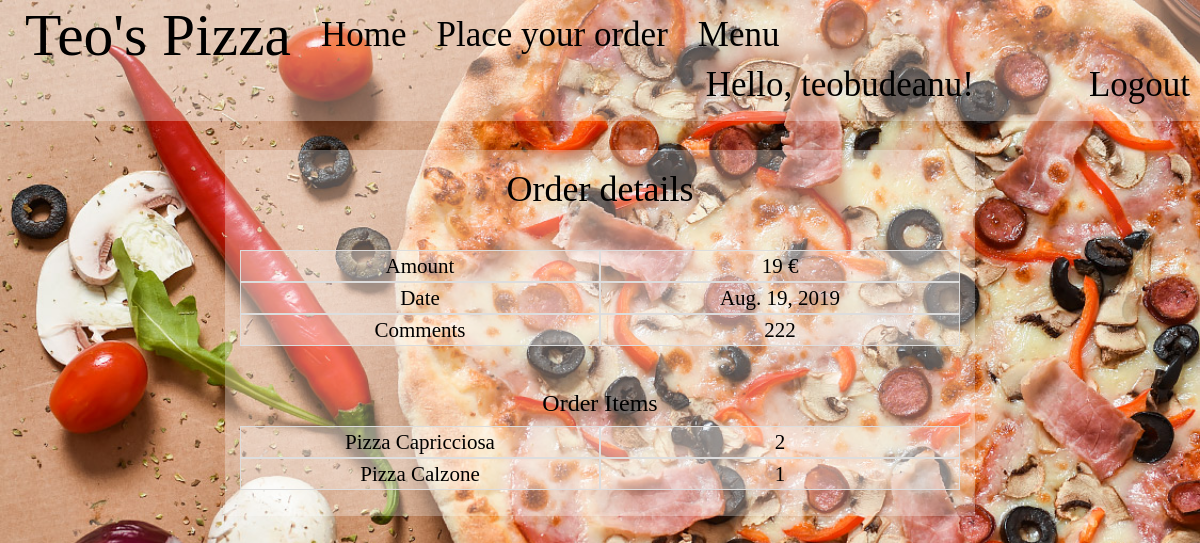
The app's page /order/order_details/130/ (signed in) with its own data.
### order/models.py (models this page shows, shortened)
class Order(models.Model):
    user = models.ForeignKey(User, on_delete=models.CASCADE)
    address = models.CharField(max_length = 30, blank=True, null=True)
    comment = models.TextField(blank=True, null=True)
    date = models.DateField(auto_now_add=True)
    confirmed = models.BooleanField(default=False)
    paid = models.BooleanField(default=False)
    objects = OrdersQuerySet.as_manager()
    class Meta:
        ordering = ['-id']
    def get_amount(self):
        return sum([Pizza.objects.get(pk=ol.pizza_type.id).price * ol.quantity for ol in self.order_items.all()])

class OrderItem(models.Model):
    pizza_type = models.ForeignKey(Pizza, on_delete=models.CASCADE, blank=True, null=True)
    quantity = models.IntegerField(default='0')
    order = models.ForeignKey(Order, related_name='order_items',
                                    on_delete=models.CASCADE)

class Pizza(models.Model):
    name = models.CharField (max_length = 30)
    description = models.TextField()
    price = models.IntegerField()
    img_url = models.CharField(max_length = 50, default = "bg1.jpg")
    stock = models.IntegerField(default = '0')
    class Meta:
        ordering = ['name']
    def get_absolute_url(self):
        return reverse('pizza_details', args=[self.id])

### order/views.py (the view)
# urls.py: re_path(r'^order_details/(?P<pk>\d+)/$', OrderDetails.as_view(), name="order_details"),
@method_decorator(login_required, name='dispatch')
class OrderDetails(RetrieveAPIView):
    renderer_classes = [TemplateHTMLRenderer]
    template_name = 'orders/order_details.html'
    serializer_class = OrderSerializer
    def get_queryset(self):
        return Order.objects.all()
    def get_object(self, queryset=None):
        if queryset is None:
            queryset = self.get_queryset()
        pk = self.kwargs['pk']
        queryset = queryset.filter(pk=pk)
        try:
            obj = queryset.get()
        except queryset.model.DoesNotExist:
            return None
        return obj
    def get(self, request,*args, **kwargs):
        order = self.get_object()
        if(order!=None):
            if not request.user == order.user:
                text = "You are not authorized to access this Order"
                return Response({'text': text}, template_name = 'error.html',
                                                 status=status.HTTP_404_NOT_FOUND)
            order_items = OrderItem.objects.all().filter(order=order)
            order_serializer = OrderSerializer(order)
            order_items_serializer = OrderItemSerializer(order_items)
            return Response({'order': order, 'order_items': order_items},
                                                    status=status.HTTP_200_OK)
        else:
            text = "We couldn't find the Order you requested."
            return Response({'text':text}, template_name = 'error.html',
                                             status=status.HTTP_404_NOT_FOUND)

### order/templatetags/pizza_extras.py (called while the page is built)
@register.inclusion_tag('orders/pizza_listing.html')
def pizza_list():
    pizzas = Pizza.objects.all()
    return {'pizza_list' : pizzas}

### templates/orders/order_details.html (shortened to what this page needs)
{% extends 'base.html' %}
{% load crispy_forms_tags %}
{% block styling %}
{{ block.super }}
{% endblock styling %}
{% block content %}
<h1>Order details</h1><br>
  <div class="form-row">
    <div class="col-sm-6 table-bordered">Amount</div>
    <div class="col-sm-6 table-bordered">{{ order.get_amount }} &euro;</div>
  </div>
  <div class="form-row">
    <div class="col-sm-6 table-bordered">Date</div>
    <div class="col-sm-6 table-bordered">{{ order.date }}</div>
  </div>
  {% if order.comment != "x" %}
  <div class="form-row">
    <div class="col-sm-6 table-bordered">Comments</div>
    <div class="col-sm-6 table-bordered">{{ order.comment }}</div>
  </div>
  {% else %}
  <div class="form-row">
    <div class="col-sm-6 table-bordered">Comments</div>
    <div class="col-sm-6 table-bordered">None</div>
  </div>
  {% endif %}
<br><br><br><br>
  <h3>Order Items</h3>
  {% for ol in order_items %}
  <div class="form-row">
    <div class="col-sm-6 table-bordered" >
      {{ ol.pizza_type.name }}
    </div>
    <div class="col-sm-6 table-bordered">
      {{ ol.quantity }}
    </div>
  </div>
  {% endfor %}
<br><br><br>
{% endblock %}

### templates/base.html (shortened to what this page needs)
{% load static %}
{% load pizza_extras %}
<!DOCTYPE html>
<html lang="en">
<head>
  <link rel="stylesheet" href="https://maxcdn.bootstrapcdn.com/bootstrap/3.4.0/css/bootstrap.min.css">
  <link rel="stylesheet" href="https://maxcdn.bootstrapcdn.com/bootstrap/3.3.5/css/bootstrap.min.css">
  {% block styling %}
    <link rel="stylesheet" href="/static/css/basestyle.css">
  {% endblock styling %}
</head>
<body>
<nav class="navbar transparent navbar-fixed-top">
  <div class="navbar-header">
    <a class="navbar-brand navbutton" href="{% url 'welcome' %}">Teo's Pizza</a>
  </div>
  <div class="collapse navbar-collapse">
  <ul class="nav navbar-nav">
    <li><a class="navbutton" href="{% url 'client_home' %}">Home</a></li>
    <li><a class="navbutton" href="{% url 'place_order' %}">Place your order</a></li>
    <li class="dropdown"><a class="dropdown-toggle navbutton" data-toggle="dropdown" href="#">Menu</a>
     </li>
   </ul>
   <ul class="nav navbar-nav navbar-right">
          {% if user.is_authenticated %}
            <li><div id="hello">Hello, {{ user }}!</div></li>
            <li><a class="navbutton" href="{% url "client_logout" %}">Logout</a></li>
          {% else %}
            <li><a class="navbutton" href="{% url "client_login" %}">Login</a></li>
          {% endif %}
   </ul>
   </div>
</nav>
<div class="container container-bg">
      {% block content %}
      {% endblock %}
</div>
</body>
</html>

### static/css/basestyle.css (style rules this page uses)
body { color: black; text-align: center; background: url(../img/bg1.jpg); background-repeat: no-repeat; background-size: cover; background-attachment: fixed; }
.navbar-fixed-top.transparent { padding:10px; background: rgba(255, 255, 255, 0.3); font-family: "Marker Felt"; font-size: 35px; }
.navbar-brand { font-size:170%; }
.dropdown { width = 300px; }
.navbutton { color: black !important; }
#hello { color: black; margin-right: 100px; }

### templates/orders/order_details.html (style rules this page uses)
.container { margin-top: 150px; font-family: "Chalkduster"; font-size: 150%; max-width:750px; background: rgba(255, 255, 255, 0.3); }
.col-sm-6 { background: rgba(255, 255, 255, 0.3) }

### records on screen
Order: get_amount "19", date "Aug. 19, 2019", comment "222"
OrderItem: pizza_type.name "Pizza Capricciosa", quantity "2"
OrderItem: pizza_type.name "Pizza Calzone", quantity "1"

### other values on screen
{{ user }} "teobudeanu"
